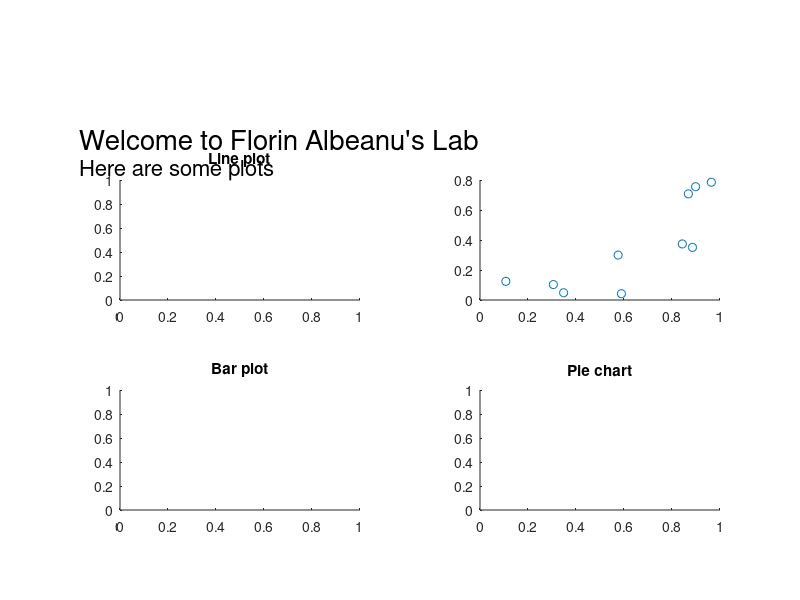

Reproduce this figure in MATLAB.
close all
clear all
clc

handles.Fig = figure('Position', [200 200 400 600],'numbertitle','off', 'MenuBar', 'none');
handles.title = annotation('textbox',[.1 .75 .9 .2],'string','Welcome to Florin Albeanu''s Lab','edgecolor','none','fontsize',20);
handles.subtitle = annotation('textbox',[.1 .7 .9 .2],'string','Here are some plots','edgecolor','none','fontsize',16);

%% A line plot
handles.Axes.Line = axes('Position', [.15 .5 .3 .2]);
title('Line plot')

%% A scatter plot
handles.Axes.Scatter = axes('Position', [2*.15+.3 .5 .3 .2]);
title('Scatter ploot')
scatter(rand(10,1),rand(10,1))


%% A bar plot
handles.Axes.Bar = axes('Position', [.15 .15 .3 .2]);
title('Bar plot')

%% A pie chart
handles.Axes.Pie = axes('Position', [2*.15+.3 .15 .3 .2]);
title('Pie chart')
